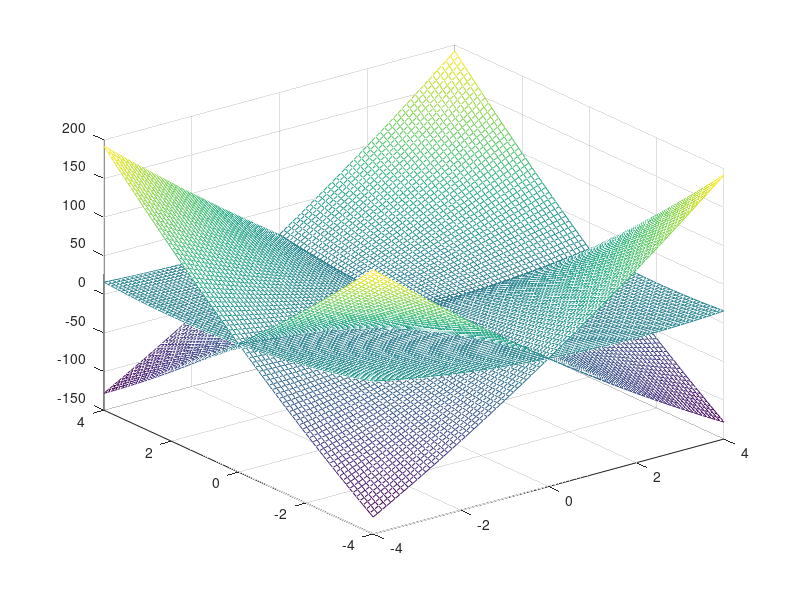

Write MATLAB code to recreate this figure.
[X,Y]=meshgrid(-4:0.1:4);
k=1;
Z=X.^2+Y.^2+k.*X.*Y;
mesh(X,Y,Z)
hold on;
k1=10;
Z1=X.^2+Y.^2+k1.*X.*Y;
mesh(X,Y,Z1)
hold on;
k2=-10;
Z2=X.^2+Y.^2+k2.*X.*Y;
mesh(X,Y,Z2)